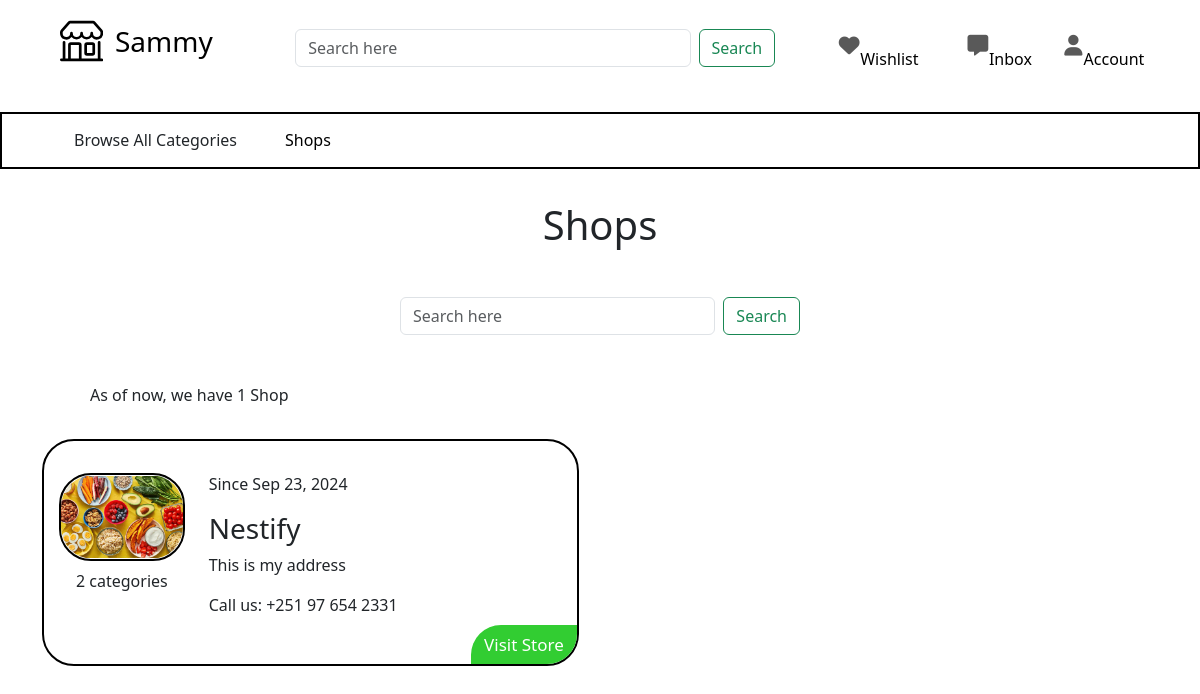
/core/customer/shops/, run on an earlier commit of the app's database.
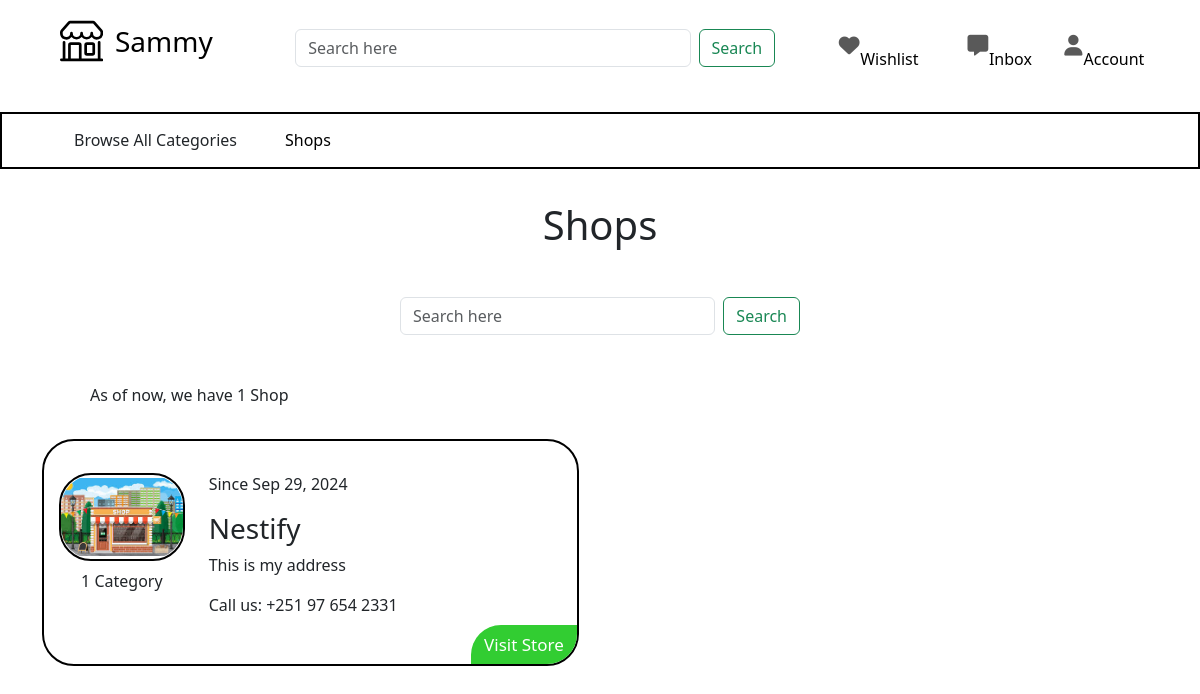
And on a later commit of the database.
### shop/models.py (models this page shows, shortened)
class Shop(models.Model):
    shopId = ShortUUIDField(unique=True, length=10, max_length=21, prefix="shop", alphabet="ABCDEF0123456789")
    name = models.CharField(max_length=255, default="Nestify")
    description = models.TextField(blank=False, null=False, default="This is a shop")
    image = models.ImageField(upload_to='shop_directory_path', blank=True, null=True)
    address = models.TextField(blank=False, null=False, default="This is my address")
    contact = models.CharField(max_length=255, default="+251 97 654 2331")
    created_at = models.DateTimeField(auto_now_add=True)
    created_by = models.OneToOneField(settings.AUTH_USER_MODEL, on_delete=models.CASCADE, related_name="user_shop")
    class Meta:
        ordering = ('name',)
        unique_together = ('created_by', 'name')

### core/views.py (the view)
# urls.py: path("customer/shops/", views.shop, name="shop"),
@never_cache
def shop(request):
    shops = Shop.objects.all().order_by("name")
    return render(request, "core/customer/shop.html", {
        'shops': shops
    })

### core/context_processor.py (called while the page is built, shortened)
def base(request):
    user = request.user
    categories = []
    wishlist = 0
    notification = 0
    inbox_count = 0
    shop = None
    total_unread_messages = 0  # Initialize unread messages count to 0
    return {
        'user': user,
        'shop': shop,
        'categories': categories,
        'wishlist': wishlist,
        'notification': notification,
        'total_unread_messages': total_unread_messages,  # Add unread messages to context
    }

### templates/core/customer/shop.html (shortened to what this page needs)
{% extends "core/customer/customer-base.html" %}
{% block content %}
<section class="shop-intro-section">
    <div class="container">
        <h1>Shops</h1>
        <div class="search-box">
            <div class="search">
                <form
                class="d-flex"
                role="search"
                method="get"
                action="."
                >
                <input
                    class="form-control me-2 search-bar"
                    type="search"
                    placeholder="Search here"
                    aria-label="Search"
                    name="q"
                    value=""
                />
                <button
                    class="btn btn-outline-success search-btn"
                    type="submit"
                >
                    Search
                </button>
                </form>
            </div>
        </div>
        <div class="shop-collection">
            {% if shops %}
                <p class="shop-tally">As of now, we have
                    {% if shops.count  == 1 %}
                        1 Shop
                    {% else %}
                        {{ shops.count  }} shops
                    {% endif %}
                </p>
                    <div class="shop-collection-box">
                        {% for shop in shops %}
                            <div class="shop-box">
                                <div class="shop-image-column">
                                    <div class="shop-image">
                                       <img src="{{ shop.image.url }}" alt="{{ shop.name }} image">
                                    </div>
                                    <p>
                                        {% if shop.shop_categories.count  == 1 %}
                                            1 Category
                                        {% else %}
                                            {{ shop.shop_categories.count }} categories
                                        {% endif %}
                                    </p>
                                </div>
                                <div class="shop-detail">
                                    <p>Since {{ shop.created_at|date:"M j, Y" }}</p>
                                    <h3>{{ shop.name }}</h3>
                                    <p>{{ shop.address }}</p>
                                    <p>Call us: {{ shop.contact }}</p>
                                </div>
                                <div class="visit-shop-btn">
                                    <a href="{% url 'core:visit_shop' shop.shopId %}" class="btn"> Visit Store</a>
                                </div>
                            </div>
                        {% endfor %}
                    </div>
            {% else %}
                <p>No shops yet. Please come back letter. </p>
            {% endif %}
        </div>
    </div>
</section>
{% endblock %}

### templates/core/customer/customer-base.html (shortened to what this page needs)
{% extends "core/base.html" %}
{% block submenu %}
<section class="customer_submenu_section">
    <div class="container">
        <div class="customer-submenu-section-box">
            <ul class="submenu">
                <li>Browse All Categories</li>
                <li><a href="{% url 'core:shop' %}">Shops</a></li>
            </ul>
        </div>
    </div>
</section>
{% endblock %}

### templates/core/base.html (shortened to what this page needs)
<!DOCTYPE html>
<html lang="en">
  <head>
    {% load static %}
    <link rel="stylesheet" href="{% static 'css/style.css' %}" />
    <link rel="stylesheet" href="{% static 'css/fontawesome.css' %}" />
    <link rel="stylesheet" href="https://cdnjs.cloudflare.com/ajax/libs/highlight.js/11.7.0/styles/default.min.css">
    <link rel="stylesheet" href="{% static 'css/prism.css' %}">
  </head>
  <body>
    <section class="navbar_section">
        <nav class="navbar navbar-expand-lg">
            <div class="container">
                <div class="company-logo">
                    <a class="navbar-brand" href="{% url 'core:owner_shop' %}">
                    <h3 class="company-name">Sammy</h3>
                    </a>
                </div>
                <div
                    class="offcanvas offcanvas-end"
                    tabindex="-1"
                    id="offcanvasNavbar"
                    aria-labelledby="offcanvasNavbarLabel"
                >
                    <div class="offcanvas-body menu-list-items">
                        <div class="search">
                            <form class="d-flex" role="search" method="GET" action="{% url 'core:search' %}">
                                <input
                                    class="form-control me-2 search-bar"
                                    type="search"
                                    placeholder="Search here"
                                    aria-label="Search"
                                    name="q"
                                    value=""
                                />
                                <button class="btn btn-outline-success search-btn" type="submit">
                                    Search
                                </button>
                            </form>
                        </div>
                        <ul class="navbar-nav pe-3 icon-list">
                            <li class="nav-item">
                                <a class="nav-link" href="{% url 'core:wishlist' %}">
                                    <i class="fa-solid fa-heart"></i>
                                    <span>Wishlist</span>
                                </a>
                            </li>
                            <li class="nav-item">
                                <a class="nav-link" href="{% url 'chat:chat'%}">
                                    <i class="fa-solid fa-message"></i>
                                    <span>Inbox</span>
                                </a>
                            </li>
                            <li class="nav-item account-item">
                                <a class="nav-link" href="#">
                                    <i class="fa-solid fa-user"></i>
                                    <span>Account</span>
                                </a>
                            </li>
                        </ul>
                    </div>
                </div>
            </div>
        </nav>
        {% block submenu %}
        {% endblock %}
    </section>
    {% block content %}
    {% endblock %}
</body>
</html>

What changed in the data, as far as the page shows it:
removed Shop: image (picture), shop_categories.count "2", created_at "Sep 23, 2024", name "Nestify", address "This is my address", contact "+251 97 654 2331"
added Shop: image (picture), shows "1 Category", created_at "Sep 29, 2024", name "Nestify", address "This is my address", contact "+251 97 654 2331"
